Frame 1 (no input): blank canvas, image omitted
Frame 60 (the mouse pressed at the canvas centre just before this capture): blank canvas, image omitted
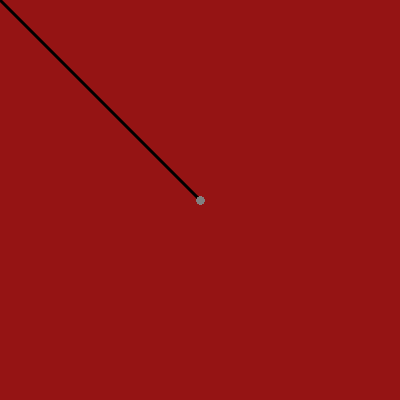
Frame 120 (the mouse held since frame 60 and released just before this capture)

The Processing sketch whose frames 1 and 60 were blank and that drew this single picture after the mouse press (run headless with seeded random() and noise(); from frame 60 on, the mouse is pressed at the canvas centre):

// Processing sketch: processing_180946
// ── processing_180946.pde

//boolean mouseDown = false;

void setup() {
  size(400,400);
  background(149,20,20,200);
  smooth();
}
void draw() {
  if (mousePressed==true){
  strokeWeight(map(pmouseX,0,400,3,12));
  stroke(map(pmouseY,0,400,0,256));
  line(pmouseX, pmouseY, mouseX, mouseY);
  }
}
void mousePressed() {
  noStroke();
  fill(0,80);
  rectMode(CENTER);
  rect(mouseX,mouseY,40,40);
}
void mouseReleased() {
  noStroke();
  fill(0,80);
  rect(mouseX,mouseY,40,40);
}
void keyPressed() {
  background(149,20,20,200);
}
